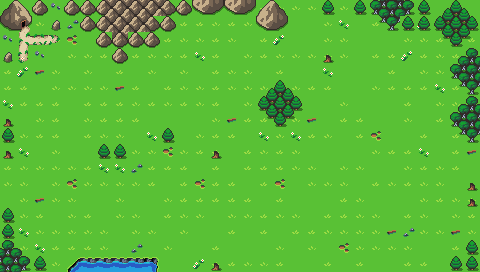

Tiled map render using the project's own tile images. Description and the whole map definition, tile-layer contents included, below:
An orthogonal 30x17 tile map with 16x16 px tiles, 3 tile layers (ground, trees, montains).

<map version="1.4" tiledversion="1.4.3" orientation="orthogonal" renderorder="right-down" width="30" height="17" tilewidth="16" tileheight="16" infinite="0" nextlayerid="5" nextobjectid="1">
 <properties>
  <property name="projectRoot" value="C:/Mega/MEGAsync/Dev/Games/Godot/Github/Godot-Csharp/GDQuest/02.2-Steering Demo/assets/scenes/tilesets/" />
 </properties>
 <tileset firstgid="1" source="map.tsx" />
 <layer id="1" name="ground" width="30" height="17">
  <data encoding="csv">
9,9,5,13,9,5,5,5,9,5,4,9,5,5,5,9,5,4,4,4,4,4,5,4,5,4,4,9,4,9,
5,5,4,9,12,5,4,4,9,5,4,5,5,4,5,4,9,4,9,9,4,5,9,5,5,9,3,4,9,5,
13,9,3,4,10,9,4,4,3,9,5,4,4,5,4,9,5,3,9,9,4,4,9,9,9,4,4,5,5,5,
9,4,13,9,4,4,5,4,5,4,4,5,2,5,9,4,5,4,4,4,4,4,9,5,5,3,5,4,5,4,
5,10,11,4,9,4,9,5,9,4,9,4,9,5,4,4,9,5,9,9,9,9,9,9,5,9,4,4,4,5,
5,5,9,4,4,4,4,11,5,9,5,4,4,5,4,4,4,5,4,5,5,9,9,4,5,5,5,9,5,9,
5,5,5,5,9,5,5,5,4,5,4,5,4,5,9,4,9,3,5,9,9,4,9,9,9,5,9,4,4,4,
9,9,4,5,9,4,5,5,5,9,9,9,9,4,11,5,5,4,4,9,9,5,5,9,9,4,9,5,4,5,
5,4,5,5,9,5,4,4,9,9,5,9,4,5,5,9,4,4,5,5,4,9,5,10,9,9,5,9,5,9,
9,5,9,4,9,9,4,4,4,4,10,4,5,5,9,5,4,5,4,9,9,9,9,4,5,5,2,9,5,4,
5,4,4,4,4,5,4,9,5,5,5,5,9,5,9,5,5,5,4,4,9,4,4,9,9,4,5,4,5,9,
4,4,9,4,10,4,4,4,4,5,9,5,10,5,5,9,5,10,9,4,4,4,9,5,4,5,4,4,9,9,
9,4,11,4,4,9,9,4,9,9,4,5,5,5,5,5,9,5,9,9,9,5,4,9,9,9,4,5,4,4,
4,4,5,9,4,5,9,4,4,9,5,4,4,9,4,4,5,4,4,9,5,5,4,4,9,5,4,9,4,5,
4,5,4,4,4,4,4,9,4,4,9,4,9,9,5,9,5,9,5,5,4,4,4,4,11,9,4,4,11,4,
4,4,4,5,5,5,4,9,9,9,4,9,9,5,9,9,9,4,9,4,9,10,4,4,4,4,9,9,5,4,
4,4,5,4,9,9,5,4,4,9,9,9,3,5,5,4,4,5,9,9,5,9,5,9,9,5,5,9,9,4
</data>
 </layer>
 <layer id="2" name="trees" width="30" height="17">
  <data encoding="csv">
0,0,0,0,0,0,0,0,0,0,0,0,0,0,0,0,0,0,0,0,130,0,130,115,116,117,130,131,132,133,
0,0,0,0,0,0,0,0,0,0,0,0,0,0,0,0,0,0,0,0,0,2,0,123,124,130,130,139,140,141,
0,0,0,0,0,0,0,0,0,0,0,0,0,0,0,0,0,0,0,0,0,0,0,0,0,0,0,147,148,149,
0,0,0,0,0,0,0,0,0,0,0,0,0,0,0,0,0,0,0,0,129,0,0,0,0,0,0,0,107,108,
0,0,0,0,0,0,0,0,0,0,0,0,0,0,0,0,0,0,0,0,2,0,0,0,0,0,0,0,115,116,
0,0,0,0,0,0,0,0,0,0,0,0,0,0,0,0,131,132,133,0,0,0,0,0,0,0,0,2,123,124,
2,0,0,0,0,0,0,0,0,0,0,0,0,0,0,0,139,140,141,0,0,0,0,0,0,0,0,0,107,108,
129,0,0,0,0,0,0,0,0,0,0,0,0,0,0,0,147,148,149,11,0,0,0,0,0,0,0,0,115,116,
130,0,0,0,0,0,0,0,0,2,130,0,0,0,0,0,2,0,2,0,0,0,0,0,0,0,0,0,123,124,
129,2,0,0,0,0,130,130,0,0,0,0,0,129,0,0,0,0,0,0,0,0,0,0,0,0,0,0,0,11,
0,0,0,0,0,0,2,2,12,0,0,0,0,0,0,0,0,0,0,0,0,0,0,0,0,0,0,0,0,0,
0,0,0,0,0,0,0,0,0,0,0,0,0,0,0,0,0,0,0,0,0,0,0,0,0,0,0,0,0,129,
0,0,0,0,0,0,0,0,0,0,0,0,0,0,0,0,0,0,0,0,0,0,0,0,0,0,0,0,0,129,
130,0,0,0,0,0,0,0,0,0,0,0,0,0,0,0,0,0,0,0,0,0,0,0,0,0,0,0,0,0,
130,2,0,0,0,0,0,0,0,0,0,0,0,0,0,0,0,0,0,0,0,0,0,0,0,12,0,0,0,0,
108,109,2,0,0,0,0,0,12,0,0,0,0,0,0,0,0,0,0,0,0,0,0,0,0,0,0,0,0,130,
116,117,130,0,20,7,7,7,7,8,0,0,0,129,0,0,0,0,0,0,0,0,0,0,0,0,0,0,130,130
</data>
 </layer>
 <layer id="4" name="montains" width="30" height="17">
  <data encoding="csv">
2147483830,2147483829,154,0,154,154,163,164,164,164,165,154,191,192,191,192,183,184,0,0,0,0,0,0,0,0,0,0,0,0,
2147483838,2147483837,0,180,0,154,163,164,164,165,154,0,0,0,0,0,191,192,0,0,0,0,0,0,0,0,0,0,0,0,
0,66,51,2684354617,0,0,154,172,154,154,0,0,0,0,0,0,0,0,0,0,0,0,0,0,0,0,0,0,0,0,
180,73,0,0,0,0,0,154,0,0,0,0,0,0,0,0,0,0,0,0,0,0,0,0,0,0,0,0,0,0,
0,3,0,0,0,0,0,0,0,0,0,0,0,0,0,0,0,0,0,0,0,0,0,0,0,0,0,0,0,0,
0,0,0,0,0,0,0,0,0,0,0,0,0,0,0,0,0,0,0,0,0,0,0,0,0,0,0,0,0,0,
0,0,0,0,0,0,0,0,0,0,0,0,0,0,0,0,0,0,0,0,0,0,0,0,0,0,0,0,0,0,
0,0,0,0,0,0,0,0,0,0,0,0,0,0,0,0,0,0,0,0,0,0,0,0,0,0,0,0,0,0,
0,0,0,0,0,0,0,0,0,0,0,0,0,0,0,0,0,0,0,0,0,0,0,0,0,0,0,0,0,0,
0,0,0,0,0,0,0,0,0,0,0,0,0,0,0,0,0,0,0,0,0,0,0,0,0,0,0,0,0,0,
0,0,0,0,0,0,0,0,0,0,0,0,0,0,0,0,0,0,0,0,0,0,0,0,0,0,0,0,0,0,
0,0,0,0,0,0,0,0,0,0,0,0,0,0,0,0,0,0,0,0,0,0,0,0,0,0,0,0,0,0,
0,0,0,0,0,0,0,0,0,0,0,0,0,0,0,0,0,0,0,0,0,0,0,0,0,0,0,0,0,0,
0,0,0,0,0,0,0,0,0,0,0,0,0,0,0,0,0,0,0,0,0,0,0,0,0,0,0,0,0,0,
0,0,0,0,0,0,0,0,0,0,0,0,0,0,0,0,0,0,0,0,0,0,0,0,0,0,0,0,0,0,
0,0,0,0,0,0,0,0,0,0,0,0,0,0,0,0,0,0,0,0,0,0,0,0,0,0,0,0,0,0,
0,0,0,0,0,0,0,0,0,0,0,0,0,0,0,0,0,0,0,0,0,0,0,0,0,0,0,0,0,0
</data>
 </layer>
</map>
